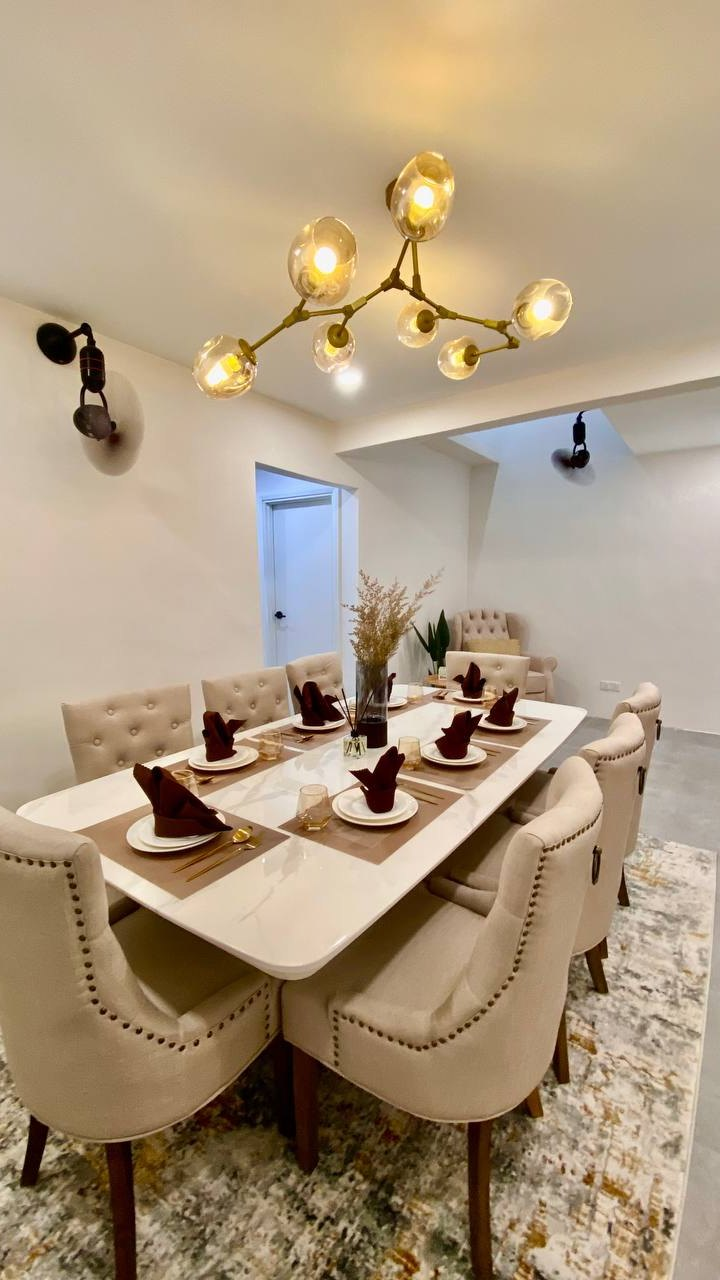
#> input picture cfik019/preview/broll/dining.jpg, 720 x 1280 px, given in place of Client.jpg, which was not available
$ python clean.py ../../cfik019/preview/broll/dining.jpg ../../cfik019/preview/broll/family.jpg
#> lines starting #> are read from the running program, lines starting #| are printed output that depends on the picture; after the words box and inside, x2 and y2 are one past the last pixel; in counts of white or black regions, pixels touching at a corner belong together; pictures that were not available may be replaced by others from this repository, and a replacement may not be noted
# Colour CLEAN only (no grade): neutralise colour cast measured on near-neutral bright pixels,
# then a gentle 0.3%/99.7% levels stretch. Hue/saturation/contrast curve of the design untouched.
import sys,glob,os,json
import numpy as np
from PIL import Image, ImageOps
src,dst=sys.argv[1],sys.argv[2]
names={
 "Client.jpg":"client","Dry Kitchen.jpg":"a_drykitchen","Toilet.jpg":"a_toilet",
 "[After 1] Family Area.jpg":"a_family1","[After 2] Family Area.jpg":"a_family2",
 "[After1] Dinning Area.jpg":"a_dining1","[After2] Dinning Area.jpg":"a_dining2","[After3] Dinning Area Another Angle.jpg":"a_dining3",
 "[Before 2] Dinning Area.jpg":"b_dining2","[Before 2] Toilet.jpg":"b_toilet2","[Before] Dinning Area.jpg":"b_dining",
 "[Before] Dry Kitchen Before.jpg":"b_drykitchen","[Before] Living Area.jpg":"b_living","[Before] Rest Area.jpg":"b_rest",
 "[Before] Toilet.jpg":"b_toilet","[Before] Wet Kitchen Before.jpg":"b_wetkitchen"}
log={}
for f,n in names.items():
    im=ImageOps.exif_transpose(Image.open(os.path.join(src,f))).convert("RGB")
#> im is the input picture: PIL image 720x1280 RGB; mean R, G, B 171.6, 151.9, 126.2
    a=np.asarray(im).astype(np.float32)/255
    lum=a.mean(2); sat=a.max(2)-a.min(2)
#> after `lum = a.mean(2)`:
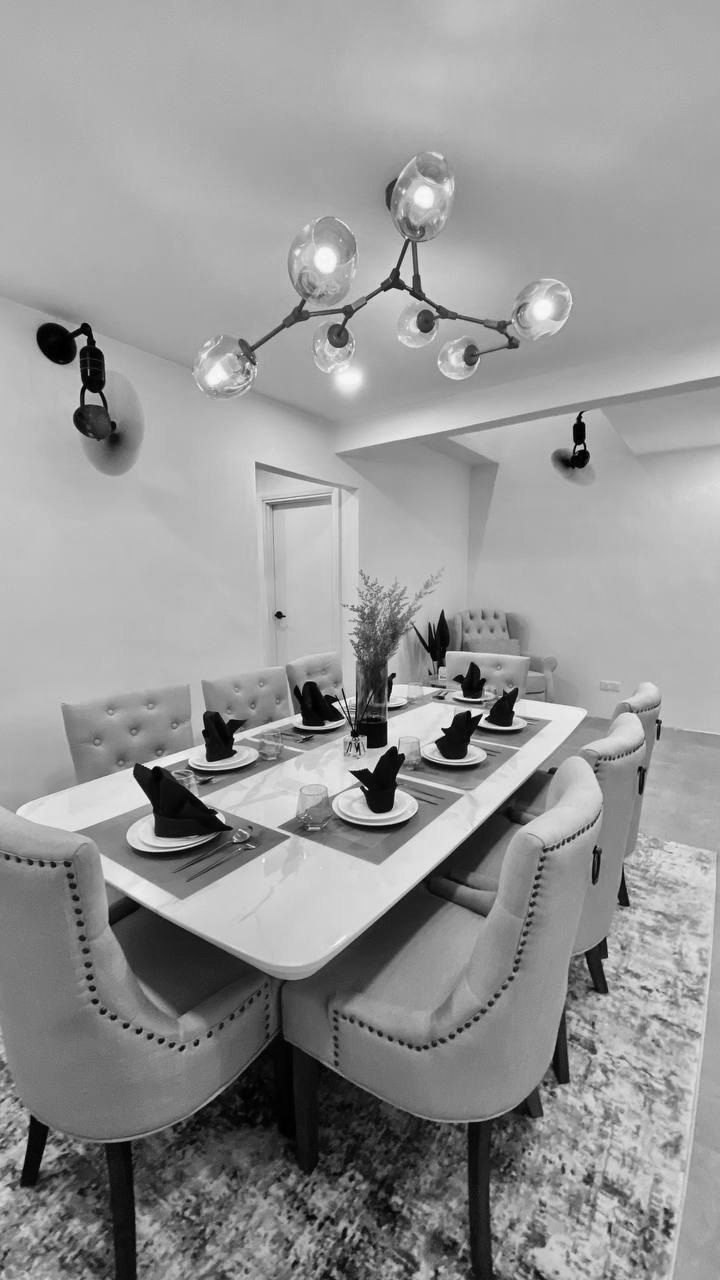
#> lum: shape (1280, 720) float32; min 0, max 0.987, mean 0.588
#> after `sat = a.max(2) - a.min(2)`:
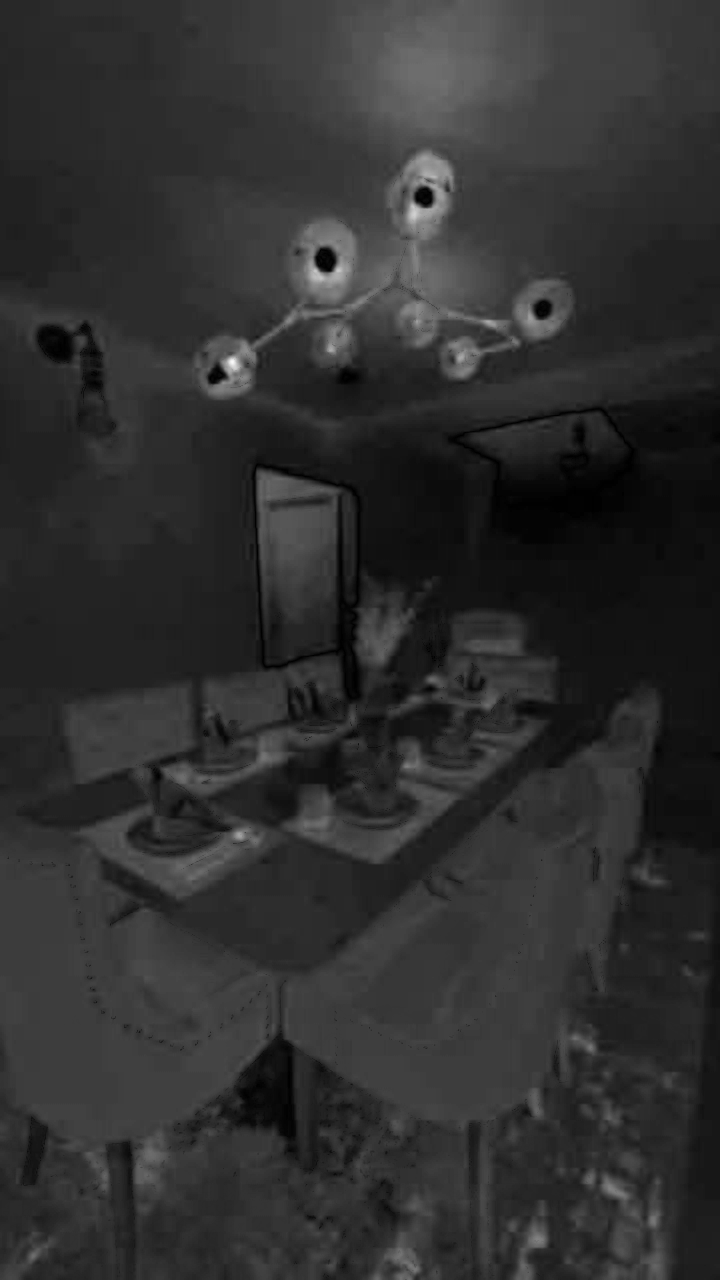
#> sat: shape (1280, 720) float32; min 0, max 0.976, mean 0.188
    m=(lum>np.percentile(lum,60))&(lum<0.97)&(sat<0.12)
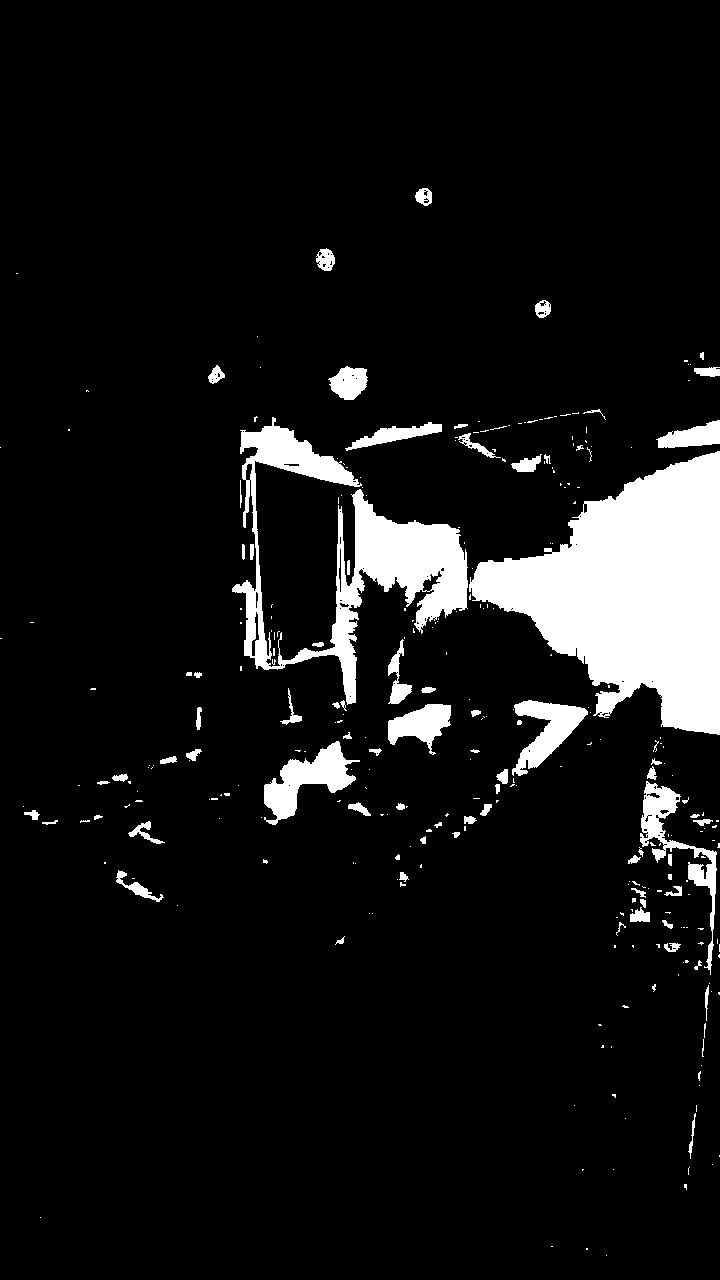
#> m: shape (1280, 720) bool; 8.4% white; 300 white regions (218 under 20 px), largest, box (x1, y1, x2, y2) and area: (469, 451, 720, 735) 39911, (232, 417, 468, 705) 17299, (264, 741, 360, 825) 3173
    g=a[m].mean(0) if m.sum()>500 else a.reshape(-1,3).mean(0)
#> g = [0.783, 0.751, 0.717]
    gain=g.mean()/g; # before photos: 60% toward neutral; finished design & 3D: 30% so warm lighting intended by the design stays
#> gain = [0.959, 0.999, 1.05]
    gain=1+(gain-1)*(0.6 if n.startswith('b_') else 0.3)
#> gain = [0.988, 1, 1.01]
    gain=np.clip(gain,0.94,1.06)
    b=a*gain
    lo=np.percentile(b,0.3); hi=np.percentile(b,99.7)
#> after `lo = np.percentile(b, 0.3)`: lo = 0
#> after `hi = np.percentile(b, 99.7)`: hi = 0.968
    b=np.clip((b-lo)/max(hi-lo,1e-3),0,1)
    out=Image.fromarray((b*255+.5).astype(np.uint8))
    out.save(os.path.join(dst,n+".jpg"),quality=90)
    im.save(os.path.join(dst,n+"_orig.jpg"),quality=90)
    log[n]={"src":f,"size":im.size,"wb_gain":[round(float(x),3) for x in gain],"levels":[round(float(lo),3),round(float(hi),3)]}
#> pass 2 of the loop `for f,n in names.items():`:
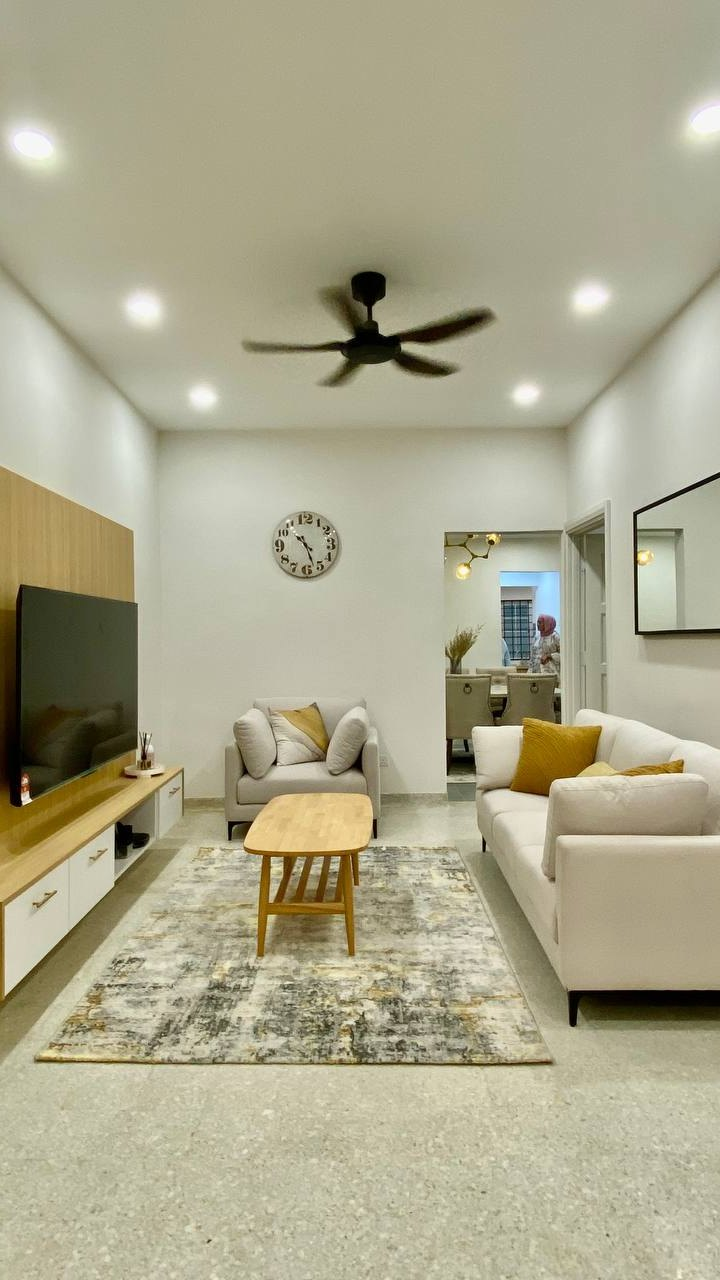
#> input picture cfik019/preview/broll/family.jpg, 720 x 1280 px, given in place of Dry Kitchen.jpg, which was not available
#> im is the input picture: PIL image 720x1280 RGB; mean R, G, B 171.6, 167.4, 140.7
#> `sat = a.max(2) - a.min(2)`:
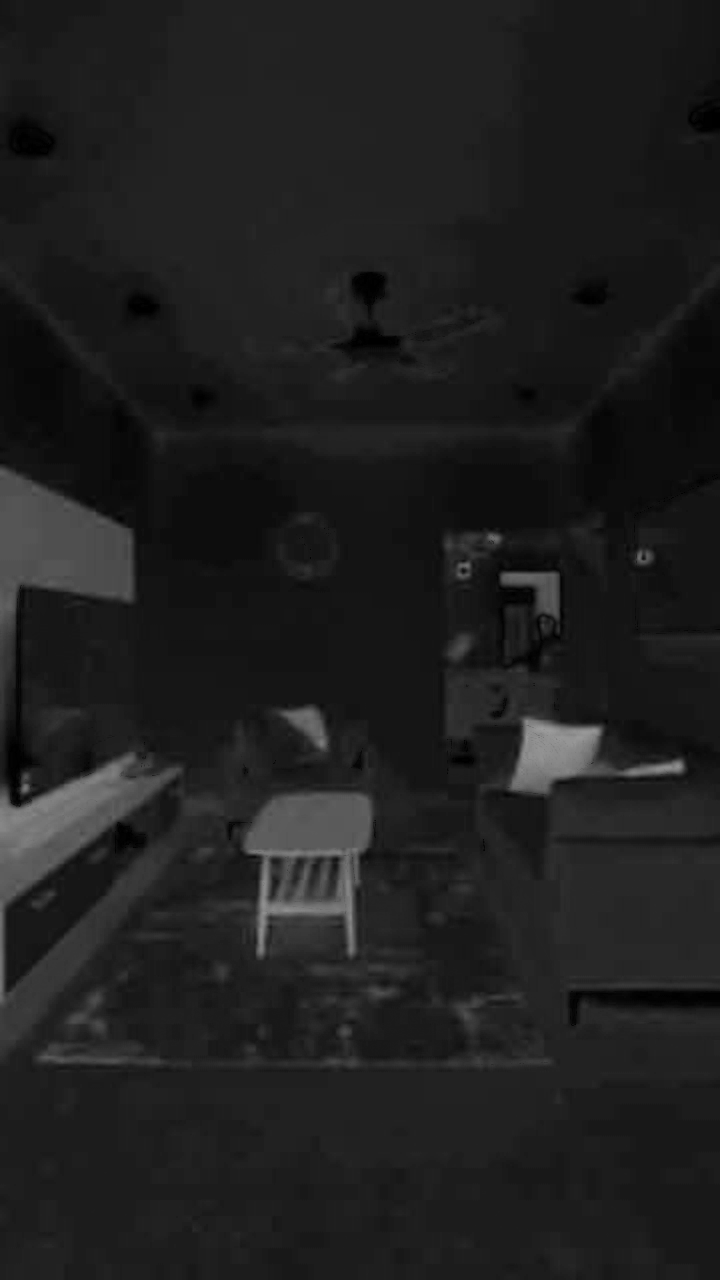
#> sat: shape (1280, 720) float32; min 0, max 0.612, mean 0.124
#> `m=(lum>np.percentile(lum,60))&(lum<0.97)&(sat<0.12)`:
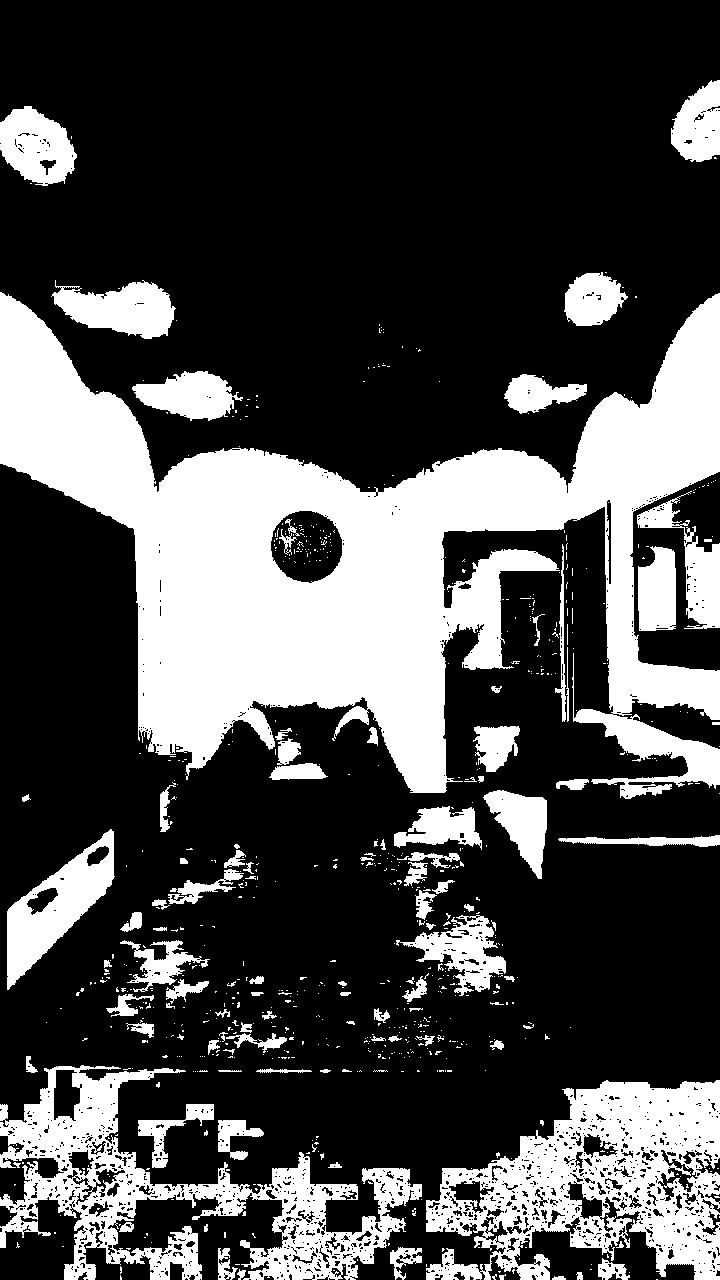
#> m: shape (1280, 720) bool; 29% white; 760 white regions (653 under 20 px), largest, box (x1, y1, x2, y2) and area: (0, 292, 720, 799) 146854, (426, 1080, 720, 1280) 31690, (0, 1065, 422, 1280) 28052
#> g = [0.77, 0.769, 0.691]
#> `gain=g.mean()/g;`: gain = [0.965, 0.967, 1.08]
#> `gain=1+(gain-1)*(0.6 if n.startswith('b_') else 0.3)`: gain = [0.989, 0.99, 1.02]
#> hi = 0.947
#> pass 3 of the loop `for f,n in names.items():`:
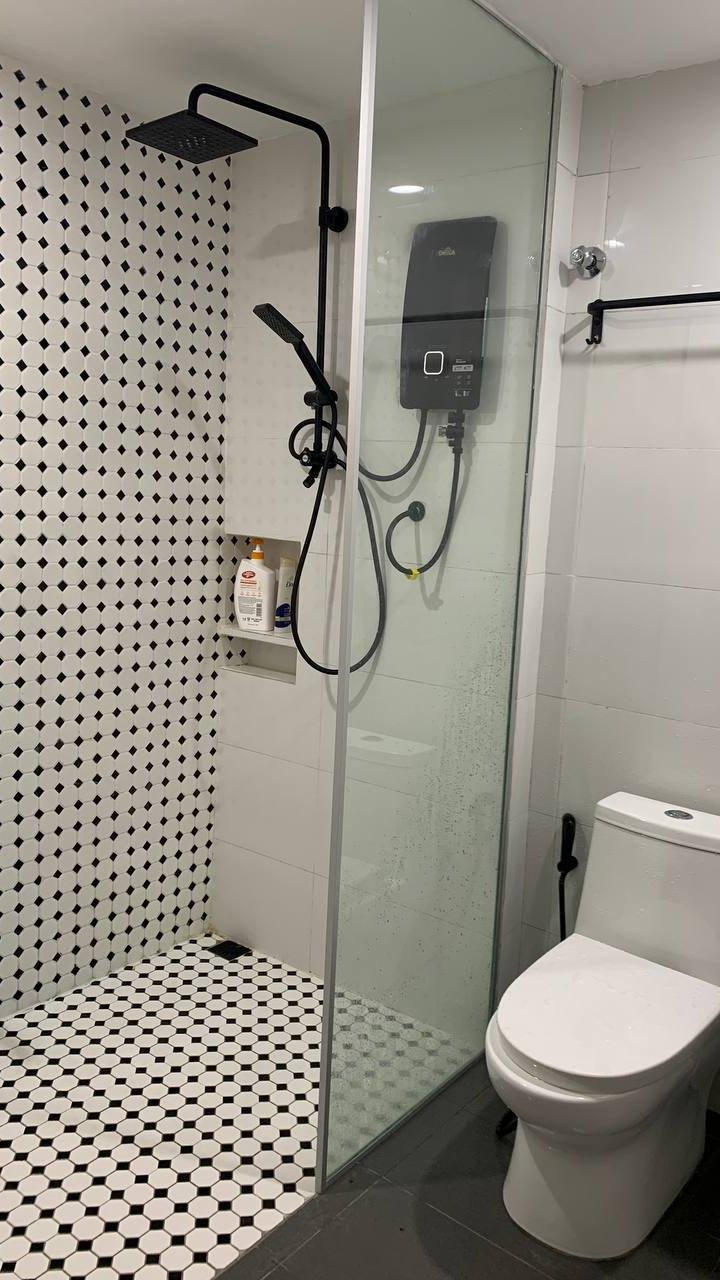
#> input picture cfik019/preview/broll/toilet.jpg, 720 x 1280 px, found by its file name
#> im is the input picture: PIL image 720x1280 RGB; mean R, G, B 147.8, 143.7, 133.7
#> `m=(lum>np.percentile(lum,60))&(lum<0.97)&(sat<0.12)`:
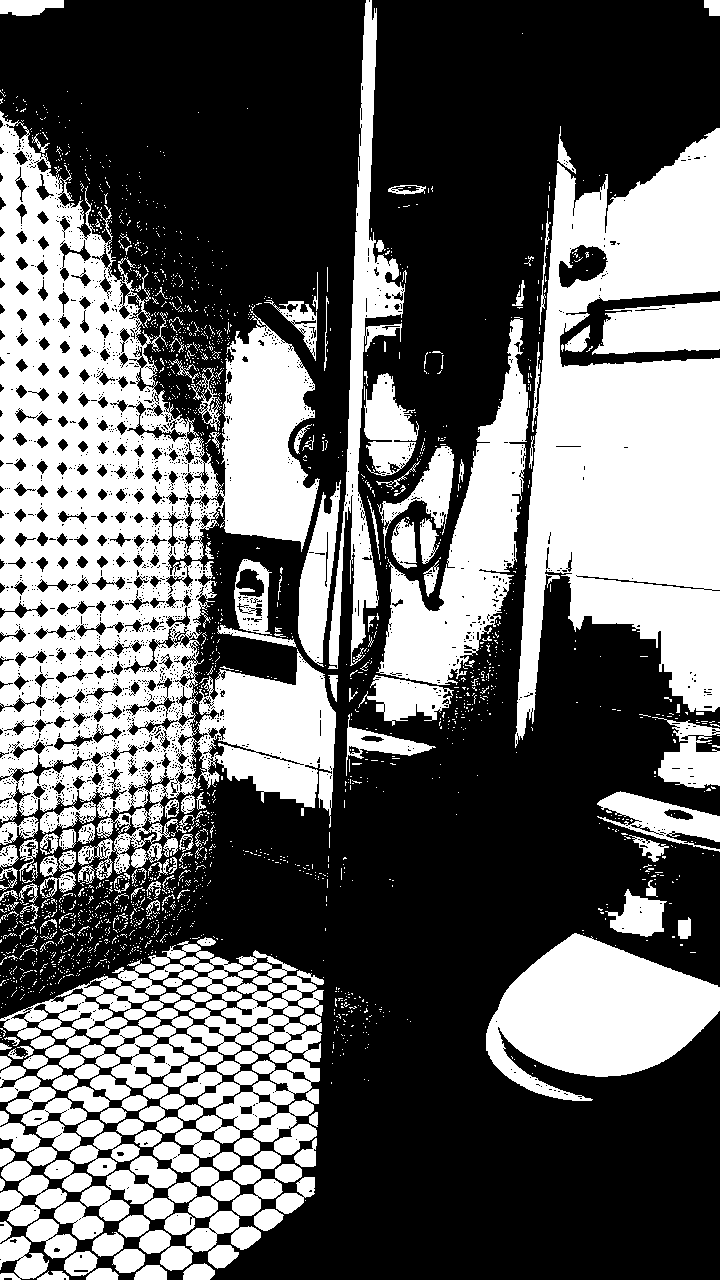
#> m: shape (1280, 720) bool; 39.8% white; 2020 white regions (1822 under 20 px), largest, box (x1, y1, x2, y2) and area: (0, 111, 336, 880) 120804, (515, 128, 720, 748) 75861, (486, 933, 720, 1101) 23498
#> g = [0.757, 0.734, 0.694]
#> `gain=g.mean()/g;`: gain = [0.962, 0.992, 1.05]
#> `gain=1+(gain-1)*(0.6 if n.startswith('b_') else 0.3)`: gain = [0.989, 0.998, 1.01]
#> hi = 0.907
#> `b=np.clip((b-lo)/max(hi-lo,1e-3),0,1)`:
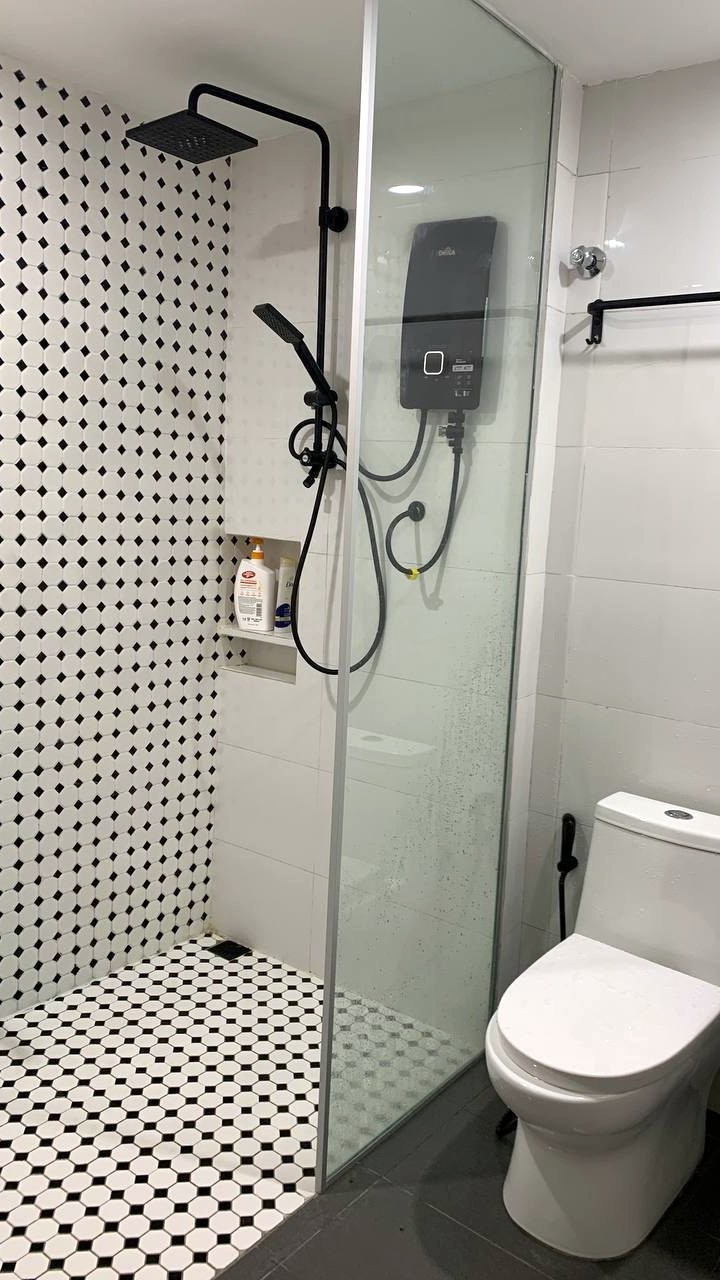
#> b: shape (1280, 720, 3) float32; mean R, G, B 0.632, 0.619, 0.586
#> (the run stopped early here; a loop or call above may not have finished)
